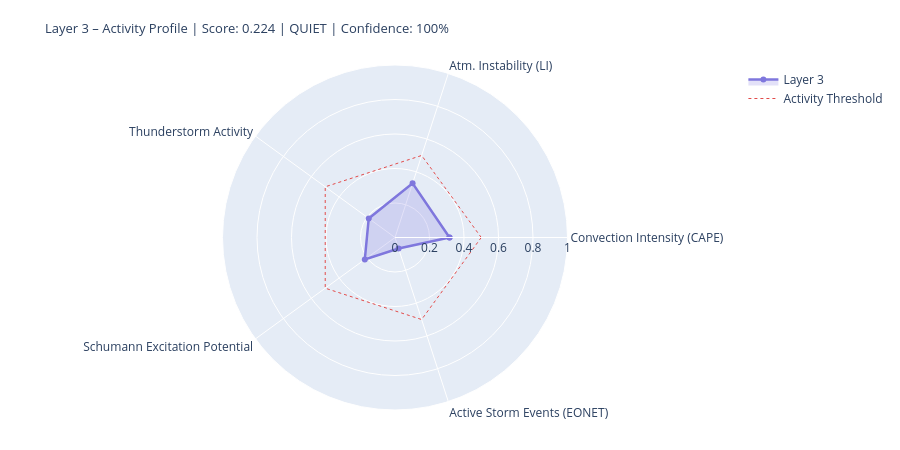

The cell this chart's notebook holds for it:
### Markdown cell above
---
## 4. State Assessment & Handoff to Layer 4/5

### Code cell
# ============================================================
# LAYER-3-SCORE
# Five dynamic components
# ============================================================

def norm(v, lo, hi):
    if v is None or (isinstance(v, float) and math.isnan(v)): return None
    return round(max(0.0, min(1.0, (v - lo) / (hi - lo))), 4)

# --- 1) Convection intensity (global CAPE mean) ---
cape_mean = df_atm['cape'].dropna().mean() if not df_atm.empty else None
conv_score = norm(cape_mean, 0, 3000)
conv_src   = 'primary' if cape_mean is not None else 'missing'

# --- 2) Atmospheric instability (LI mean) ---
li_mean   = df_atm['li'].dropna().mean() if not df_atm.empty else None
# Negative LI = unstable → higher score
instab_score = norm(-li_mean if li_mean is not None else None, -6, 6)
instab_src   = 'primary' if li_mean is not None else 'missing'

# --- 3) Thunderstorm activity (mean thunder score + WMO count) ---
thunder_mean = df_atm['thunder_score'].mean() if not df_atm.empty else None
n_thunder    = int(df_atm['thunderstorm'].sum()) if not df_atm.empty else 0
thunder_score_val = norm(
    (thunder_mean or 0) * 0.7 + n_thunder * 0.1, 0, 1.0
) if thunder_mean is not None else None
thunder_src = 'primary'

# --- 4) Schumann excitation potential (weighted Schumann contribution) ---
schumann_pot = df_atm['schumann_contribution'].mean() if not df_atm.empty else None
# Boosted by Layer-2 thunderstorm trigger
if schumann_pot is not None and l2_thunder:
    schumann_pot = min(1.0, schumann_pot * 1.2)
schumann_score = norm(schumann_pot, 0, 1.0) if schumann_pot is not None else None
schumann_src   = 'derived'

# --- 5) Storm activity (NASA EONET) ---
# Distinction: None = data not loaded, 0.0 = loaded but no events
storm_score = None
storm_src   = 'missing'
if raw.get('storms') is not None:          # API reached successfully
    storm_score = norm(len(storm_events), 0, 30) if storm_events else 0.0
    storm_src   = 'primary'

# X-Ray and Kp: context only, not in dynamic score
# (X-Ray = Layer-0/4 driver; Kp = geomagnetic index, not a lightning proxy)
xray_context = None
if raw.get('xray'):
    df_xc = pd.DataFrame(raw['xray'])
    fc = next((c for c in df_xc.columns
               if any(k in c.lower() for k in ['flux','long']) and 'time' not in c.lower()),
              df_xc.columns[1])
    df_xc[fc] = pd.to_numeric(df_xc[fc], errors='coerce')
    xray_last = df_xc[fc].dropna().iloc[-1] if not df_xc[fc].dropna().empty else None
    if xray_last:
        xray_class = ('X' if xray_last>=1e-4 else 'M' if xray_last>=1e-5
                      else 'C' if xray_last>=1e-6 else 'B')
        xray_context = {'flux': float(xray_last), 'class': xray_class}
        print(f'X-Ray context: {xray_class}-class ({xray_last:.2e} W/m²)')

# --- Aggregate ---
COMPONENTS = {
    'Convection Intensity (CAPE)':  {'score': conv_score,       'source': conv_src,    'dynamic': True},
    'Atm. Instability (LI)':         {'score': instab_score,     'source': instab_src,  'dynamic': True},
    'Thunderstorm Activity':              {'score': thunder_score_val, 'source': thunder_src, 'dynamic': True},
    'Schumann Excitation Potential':   {'score': schumann_score,   'source': schumann_src,'dynamic': True},
    'Active Storm Events (EONET)': {'score': storm_score,      'source': storm_src,   'dynamic': True},
}

available   = {k: v['score'] for k, v in COMPONENTS.items() if v['score'] is not None}
unavailable = [k for k, v in COMPONENTS.items() if v['score'] is None]
layer3_score = round(sum(available.values()) / len(available), 4) if available else None
confidence   = round(len(available) / len(COMPONENTS), 2)
level = ('unknown' if layer3_score is None
         else 'quiet'   if layer3_score < 0.3
         else 'moderate' if layer3_score < 0.6
         else 'active')
dominant_l3 = max(available, key=available.get) if available else 'none'

# --- Ausgabe ---
W = 68
print('=' * W)
print('LAYER 3 – ATMOSPHERE / WEATHER / THUNDERSTORMS – STATE ASSESSMENT')
print('=' * W)
for name, comp in COMPONENTS.items():
    s = comp['score']
    if s is not None:
        bar = '█' * int(s * 20) + '░' * (20 - int(s * 20))
        print(f'  {name:<36} {bar}  {s:.3f}  [{comp["source"]}]')
    else:
        print(f'  {name:<36} {"─" * 20}  n/a   [missing]')
print('-' * W)
print(f'  Score:        {layer3_score:.3f}  ({len(available)}/{len(COMPONENTS)} components)')
print(f'  Confidence:   {confidence:.0%}')
print(f'  Level:        {level.upper()}')
print(f'  Dominant:     {dominant_l3}')
print(f'  CAPE mean:    {cape_mean:.0f} J/kg' if cape_mean else '  CAPE mean:    n/a')
print(f'  LI mean:      {li_mean:.1f} K' if li_mean is not None else '  LI mean:      n/a')
print(f'  Thunderstorms:{n_thunder} points (WMO)  +  {len(storm_events)} NASA EONET')
print('=' * W)

# Radar
cats   = list(available.keys())
vals_r = list(available.values())
if len(cats) >= 3:
    fig = go.Figure()
    fig.add_trace(go.Scatterpolar(
        r=vals_r + [vals_r[0]], theta=cats + [cats[0]],
        fill='toself', fillcolor='rgba(127,119,221,0.22)',
        line=dict(color='#7F77DD', width=2.5), name='Layer 3'
    ))
    fig.add_trace(go.Scatterpolar(
        r=[0.5] * (len(cats)+1), theta=cats + [cats[0]],
        line=dict(color='#E24B4A', dash='dot', width=1),
        mode='lines', name='Activity Threshold'
    ))
    fig.update_layout(
        title=dict(
            text=f'Layer 3 – Activity Profile | Score: {layer3_score:.3f} | {level.upper()} | Confidence: {confidence:.0%}',
            font=dict(size=13)
        ),
        polar=dict(radialaxis=dict(visible=True, range=[0, 1])),
        height=450, showlegend=True,
        margin=dict(l=60, r=60, t=65, b=40)
    )
    fig.show()

### Figure 1 — Plotly figure (JSON) as saved in the notebook; plotly's stock layout.template omitted (floating-point values rounded to 4 significant figures)
{"data": [{"fill": "toself", "fillcolor": "rgba(127,119,221,0.22)", "line": {"color": "#7F77DD", "width": 2.5}, "name": "Layer 3", "r": [0.316, 0.33, 0.1882, 0.2164, 0.0667, 0.316], "theta": ["Convection Intensity (CAPE)", "Atm. Instability (LI)", "Thunderstorm Activity", "Schumann Excitation Potential", "Active Storm Events (EONET)", "Convection Intensity (CAPE)"], "type": "scatterpolar"}, {"line": {"color": "#E24B4A", "dash": "dot", "width": 1}, "mode": "lines", "name": "Activity Threshold", "r": [0.5, 0.5, 0.5, 0.5, 0.5, 0.5], "theta": ["Convection Intensity (CAPE)", "Atm. Instability (LI)", "Thunderstorm Activity", "Schumann Excitation Potential", "Active Storm Events (EONET)", "Convection Intensity (CAPE)"], "type": "scatterpolar"}], "layout": {"height": 450, "margin": {"b": 40, "l": 60, "r": 60, "t": 65}, "polar": {"radialaxis": {"range": [0, 1], "visible": true}}, "showlegend": true, "title": {"font": {"size": 13}, "text": "Layer 3 – Activity Profile | Score: 0.224 | QUIET | Confidence: 100%"}}}
